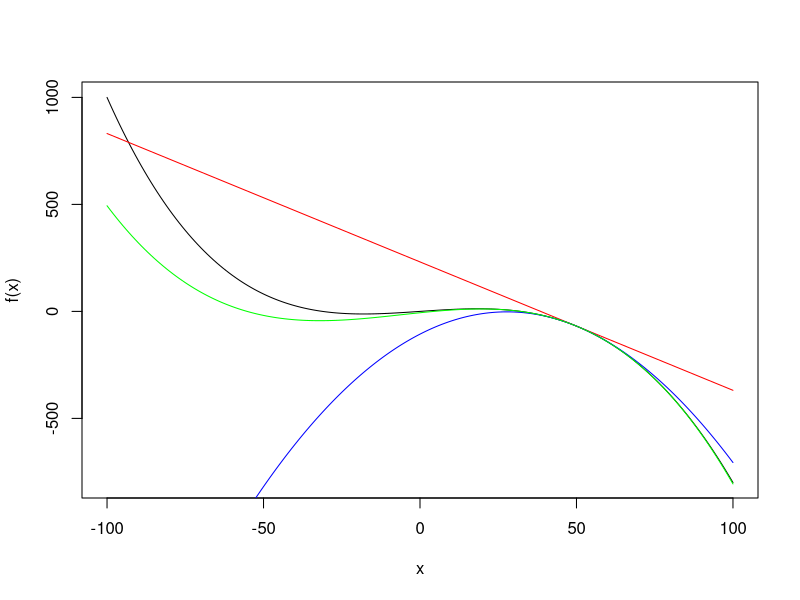

Write R code to recreate this figure.
## Taylor expansion
###################

f <- function(x) {
    1e-6*x^4 - 1e-3*x^3 + x
}

f_prime <- function(x) {
    4e-6*x^3 - 3e-3*x^2 + 1
}

f_2prime <- function(x) {
    12e-6*x^2 - 6e-3*x
}

f_3prime <- function(x) {
    24e-6*x - 6e-3
}

taylor <- function(x, a) {
    f(a) + f_prime(a)*(x - a)
}

taylor2 <- function(x, a) {
    taylor(x, a) + (f_2prime(a)*(x-a)^2)/2
}

taylor3 <- function(x,a) {
    taylor2(x, a) + (f_3prime(a)*(x-a)^3)/factorial(3)
}

x <- -100:100

plot(x, f(x), type = "l")
lines(x, taylor(x, 50), col = "red")
lines(x, taylor2(x, 50), col = "blue")
lines(x, taylor3(x, 50), col = "green")
